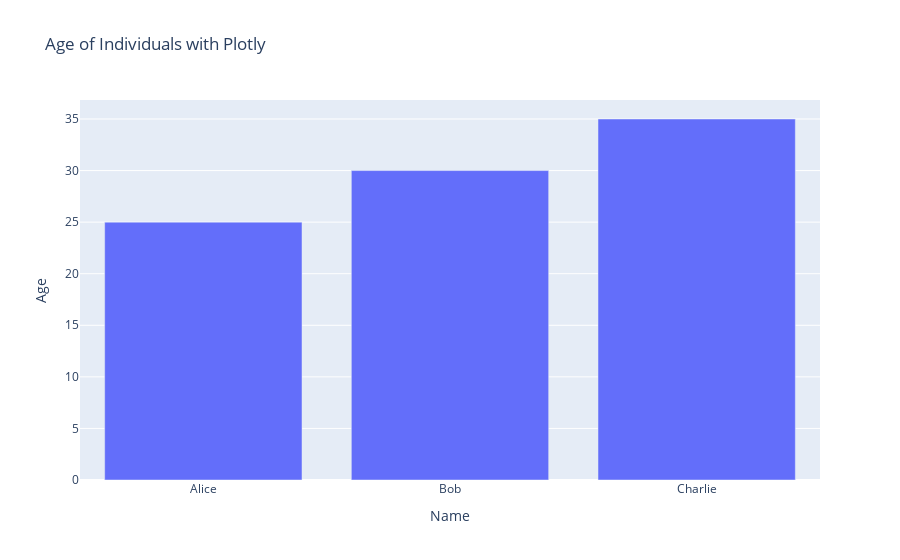

Here is the notebook cell this chart was saved with:
### Code cell
# Plotting Data Frame with Plotly
# Install plotly if not already installed
%pip install plotly
%pip install nbformat # For Jupyter Notebook support

import plotly.express as px 
fig = px.bar(df, x="Name", y="Age", title="Age of Individuals with Plotly")
fig.show()
print("\nPlotly Data Frame Plotting Complete")

### Figure 1 — Plotly figure (JSON) as saved in the notebook; plotly's stock layout.template omitted (floating-point values rounded to 4 significant figures)
{"data": [{"hovertemplate": "Name=%{x}<br>Age=%{y}<extra></extra>", "legendgroup": "", "marker": {"color": "#636efa", "pattern": {"shape": ""}}, "name": "", "orientation": "v", "showlegend": false, "textposition": "auto", "type": "bar", "x": ["Alice", "Bob", "Charlie"], "xaxis": "x", "y": [25, 30, 35], "yaxis": "y"}], "layout": {"barmode": "relative", "legend": {"tracegroupgap": 0}, "title": {"text": "Age of Individuals with Plotly"}, "xaxis": {"anchor": "y", "domain": [0, 1], "title": {"text": "Name"}}, "yaxis": {"anchor": "x", "domain": [0, 1], "title": {"text": "Age"}}}}
